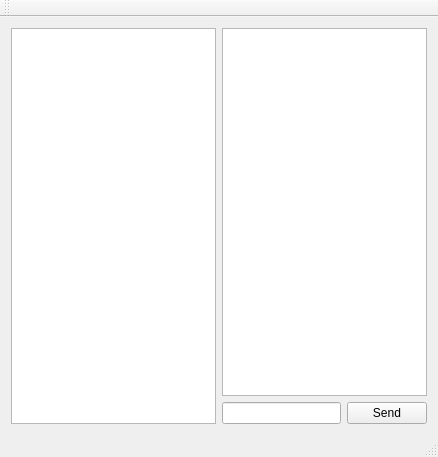
<?xml version="1.0" encoding="UTF-8"?>
<ui version="4.0">
 <class>Lan_Chat</class>
 <widget class="QMainWindow" name="Lan_Chat">
  <property name="geometry">
   <rect>
    <x>0</x>
    <y>0</y>
    <width>438</width>
    <height>457</height>
   </rect>
  </property>
  <property name="windowTitle">
   <string>Lan_Chat</string>
  </property>
  <widget class="QWidget" name="centralWidget">
   <layout class="QGridLayout" name="gridLayout">
    <item row="0" column="0" rowspan="2">
     <widget class="QListWidget" name="remoteNodes">
      <property name="alternatingRowColors">
       <bool>true</bool>
      </property>
      <property name="selectionRectVisible">
       <bool>true</bool>
      </property>
      <property name="sortingEnabled">
       <bool>true</bool>
      </property>
     </widget>
    </item>
    <item row="0" column="1">
     <widget class="QTextBrowser" name="textBrowser">
      <property name="lineWrapColumnOrWidth">
       <number>1</number>
      </property>
     </widget>
    </item>
    <item row="1" column="1">
     <layout class="QHBoxLayout" name="horizontalLayout">
      <item>
       <widget class="QLineEdit" name="lineEdit"/>
      </item>
      <item>
       <widget class="QPushButton" name="send">
        <property name="text">
         <string>Send</string>
        </property>
       </widget>
      </item>
     </layout>
    </item>
   </layout>
  </widget>
  <widget class="QMenuBar" name="menuBar">
   <property name="geometry">
    <rect>
     <x>0</x>
     <y>0</y>
     <width>438</width>
     <height>20</height>
    </rect>
   </property>
  </widget>
  <widget class="QToolBar" name="mainToolBar">
   <attribute name="toolBarArea">
    <enum>TopToolBarArea</enum>
   </attribute>
   <attribute name="toolBarBreak">
    <bool>false</bool>
   </attribute>
  </widget>
  <widget class="QStatusBar" name="statusBar"/>
 </widget>
 <layoutdefault spacing="6" margin="11"/>
 <resources/>
 <connections>
  <connection>
   <sender>lineEdit</sender>
   <signal>returnPressed()</signal>
   <receiver>send</receiver>
   <slot>click()</slot>
   <hints>
    <hint type="sourcelabel">
     <x>572</x>
     <y>340</y>
    </hint>
    <hint type="destinationlabel">
     <x>436</x>
     <y>407</y>
    </hint>
   </hints>
  </connection>
 </connections>
</ui>
